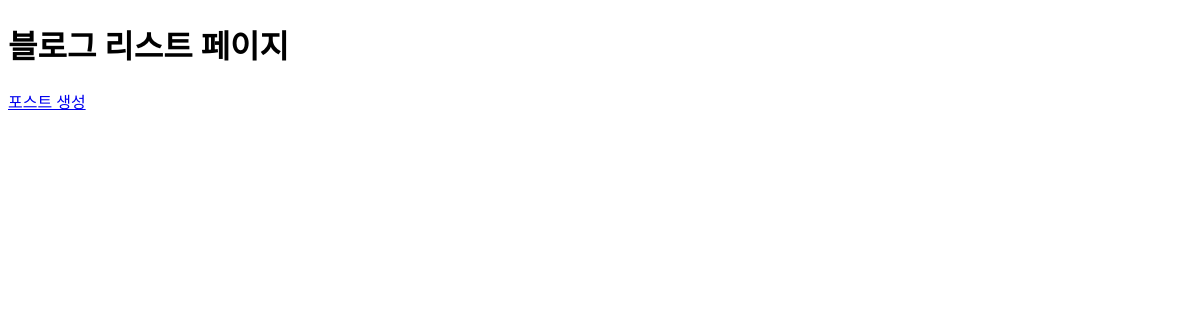
/blog/, run on an earlier commit of the app's database.
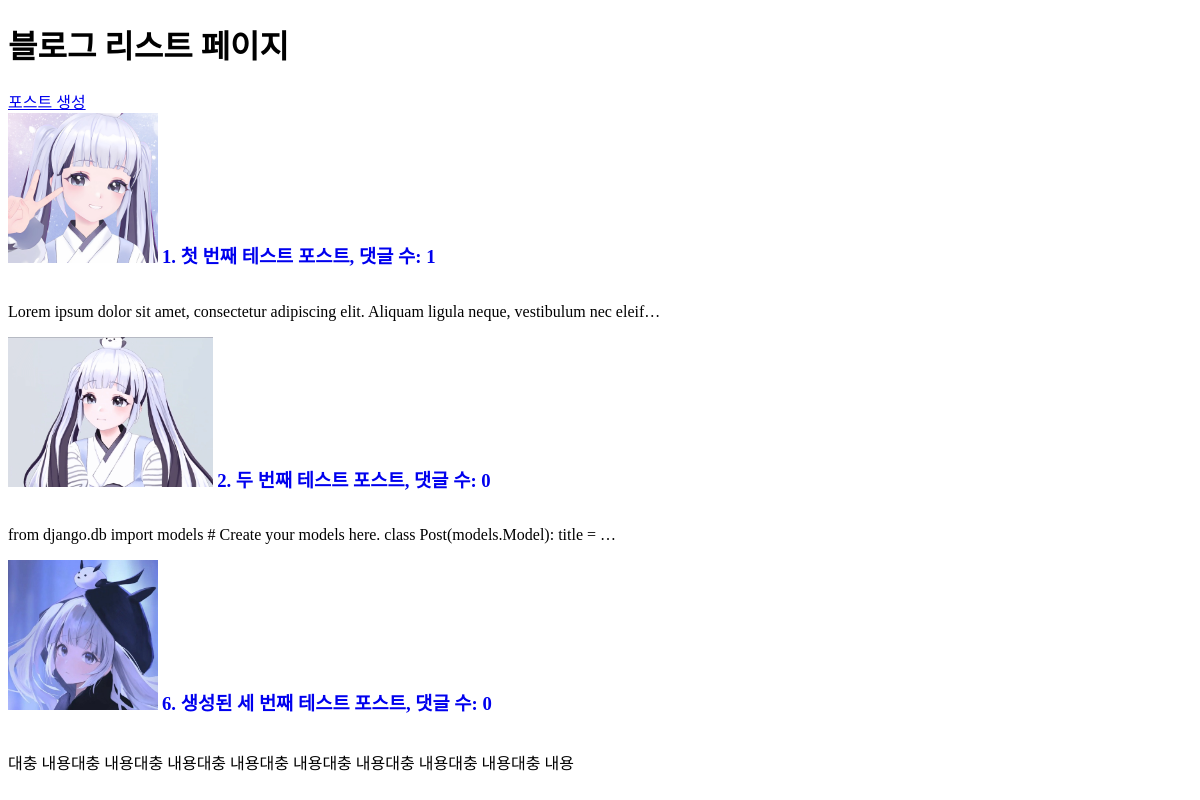
And on a later commit of the database.
### blog/models.py (models this page shows, shortened)
class Post(models.Model):
    title = models.CharField("제목", max_length=20)
    content = models.TextField("내용")
    thumbnail = models.ImageField("썸네일", upload_to='post', blank=True, null=True)

### blog/views.py (the view)
# urls.py: path('', blog_list),
def blog_list(request):
    posts = Post.objects.all()
    content = {
        'posts': posts,
    }
    return render(request, 'blog/blog_list.html', content)

### templates/blog/blog_list.html (shortened to what this page needs)
<!DOCTYPE html>
<html lang="en">
<head>
</head>
<body>
  <h1>블로그 리스트 페이지</h1>
  <a href="add/">포스트 생성</a>
  <div id="post-container">
      {% for post in posts %}
      {% if post.thumbnail %}
        <img src="{{ post.thumbnail.url }}" alt="" height="150" style="display: inline-block">
      {% else %}
        <img src="" alt="" style="display: inline-block">
      {% endif %}
      <a href="{{ post.id }}">
      <h3 style="display: inline-block;">{{ post.id }}. {{ post.title }}, 댓글 수: {{post.comment_set.count}}</h3>
      </a><p>{{ post.content | truncatechars:100 }}</p>
      {% endfor %}
  </div>
</body>
</html>

What changed in the data, as far as the page shows it:
added Post: thumbnail (picture), id "1", title "첫 번째 테스트 포스트", comment_set.count "1", content "Lorem ipsum dolor sit amet, consectetur adipiscing elit. Aliquam ligula neque, vestibulum nec eleif…"
added Post: thumbnail (picture), id "2", title "두 번째 테스트 포스트", comment_set.count "0", content "from django.db import models # Create your models here. class Post(models.Model): title = …"
added Post: thumbnail (picture), id "6", title "생성된 세 번째 테스트 포스트", comment_set.count "0", content "대충 내용대충 내용대충 내용대충 내용대충 내용대충 내용대충 내용대충 내용대충 내용"
